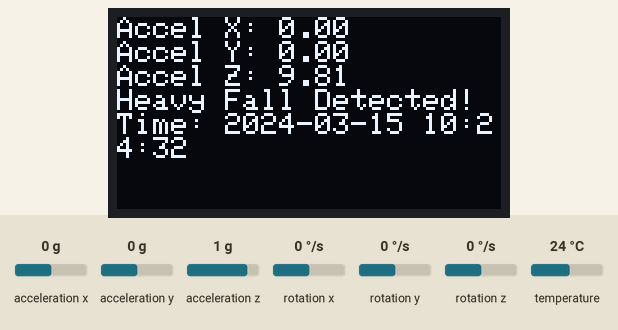
A sketch run on a simulated ESP32. Parts: 128×64 one-colour display. Inputs (shaded band) come from the test bench; at power-on: acceleration z 1 g, acceleration x 0 g, acceleration y 0 g, rotation x 0 °/s, rotation y 0 °/s, rotation z 0 °/s, temperature 24 °C. WiFi joins after 1.5 s; servers stay silent unless stated; uploads are accepted with an empty reply; the local clock reads 2024-03-15 10:24:30 at power-on unless the sketch sets it; what the sketch prints to the serial monitor is not drawn.

Above: at 3.2 s.
3.3 s: acceleration z set to 0 g
At 5.6 s:
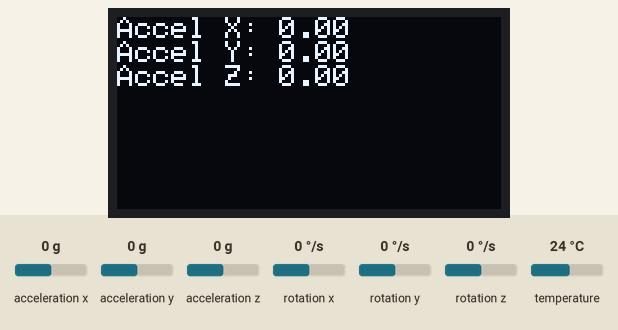
6.0 s: acceleration x set to -1.4 g
At 7.1 s:
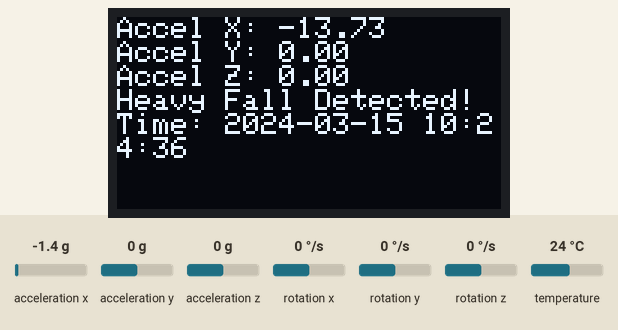
9.5 s: acceleration y set to -1.4 g
At 11.1 s:
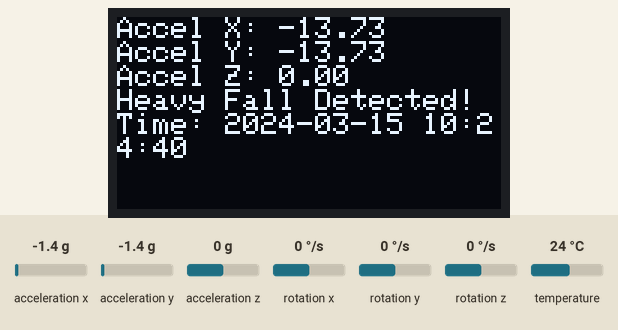
13.2 s: acceleration x set to -0.8 g
At 15.1 s:
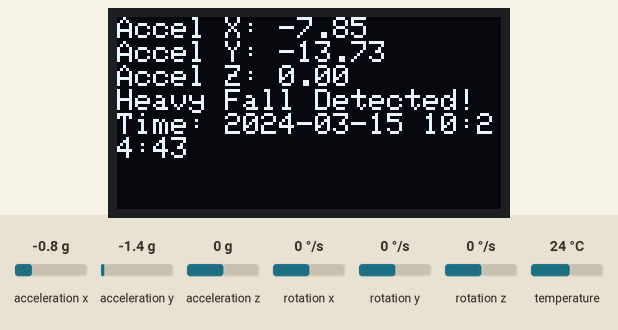
Timing chart, 0 to 16.6 s (numbered marks = the images above; inputs shaded):
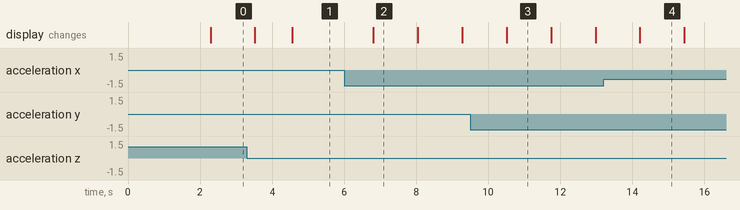

The sketch:

1Main_code.ino
```cpp
#include <Wire.h>
#include <Adafruit_MPU6050.h>
#include <Adafruit_SSD1306.h>
#include <WiFi.h>
#include <HTTPClient.h>
#include <base64.h>
#include <time.h>

// OLED Display Configuration
#define SCREEN_WIDTH 128
#define SCREEN_HEIGHT 64
Adafruit_SSD1306 display(SCREEN_WIDTH, SCREEN_HEIGHT, &Wire, -1);

// MPU6050 Sensor
Adafruit_MPU6050 mpu;

// Wi-Fi Credentials
const char* ssid = "WiFi SSID";
const char* password = "WiFI Password";

// Gmail Credentials
const char* recipient = "Recipient address";
const char* gmail_user = "Sender address";
const char* access_token = "Sender API access token"; // Truncated for security

// Fall Detection Thresholds
const float light_fall_threshold = 1.0;
const float heavy_fall_threshold = 3.0;

// NTP Time Configuration
const char* ntpServer = "pool.ntp.org";
const long gmtOffset_sec = 0; // Adjust for timezone
const int daylightOffset_sec = 3600;

void setup() {
    Serial.begin(115200);
    Wire.begin(18, 19);

    // Initialize Display
    if (!display.begin(SSD1306_SWITCHCAPVCC, 0x3C)) {
        Serial.println("SSD1306 allocation failed");
        while (1);
    }
    display.clearDisplay();
    display.display();

    // Initialize MPU6050
    if (!mpu.begin()) {
        Serial.println("MPU6050 not found!");
        while (1);
    }
    Serial.println("MPU6050 Initialized");

    // Connect to WiFi
    WiFi.begin(ssid, password);
    Serial.print("Connecting to WiFi...");
    while (WiFi.status() != WL_CONNECTED) {
        delay(1000);
        Serial.print(".");
    }
    Serial.println("\nWiFi Connected");

    // Sync Time with NTP Server
    configTime(gmtOffset_sec, daylightOffset_sec, ntpServer);
    Serial.println("Time Synchronized");
}

void loop() {
    sensors_event_t a, g, temp;
    mpu.getEvent(&a, &g, &temp);

    float accel_x = a.acceleration.x;
    float accel_y = a.acceleration.y;
    float accel_z = a.acceleration.z;

    float g_total = sqrt(accel_x * accel_x + accel_y * accel_y + accel_z * accel_z);
    String fallType = "none";

    if (g_total > heavy_fall_threshold) {
        fallType = "Heavy";
    } else if (g_total > light_fall_threshold) {
        fallType = "Light";
    }

    // Get current time
    time_t now;
    struct tm timeinfo;
    char timeString[30];
    time(&now);
    localtime_r(&now, &timeinfo);
    strftime(timeString, sizeof(timeString), "%Y-%m-%d %H:%M:%S", &timeinfo);

    // Display data on OLED
    display.clearDisplay();
    display.setTextSize(1);
    display.setCursor(0, 0);
    display.printf("Accel X: %.2f\nAccel Y: %.2f\nAccel Z: %.2f\n", accel_x, accel_y, accel_z);

    if (fallType != "none") {
        display.printf("%s Fall Detected!\nTime: %s\n", fallType.c_str(), timeString);
        sendEmail(recipient, fallType + " Fall Alert", "A " + fallType + " fall was detected at " + String(timeString));
    }

    display.display();
    delay(1000);
}

void sendEmail(String to, String subject, String body) {
    Serial.println("Sending email...");
    Serial.printf("To: %s\nSubject: %s\nBody: %s\n", to.c_str(), subject.c_str(), body.c_str());

    HTTPClient http;
    http.begin("https://www.googleapis.com/gmail/v1/users/me/messages/send");
    http.addHeader("Authorization", "Bearer " + String(access_token));
    http.addHeader("Content-Type", "application/json");

    String message = "From: " + String(gmail_user) + "\r\nTo: " + to + "\r\nSubject: " + subject + "\r\n\r\n" + body;
    String encodedMessage = base64::encode(message);
    String jsonPayload = "{\"raw\": \"" + encodedMessage + "\"}";

    int httpResponseCode = http.POST(jsonPayload);
    Serial.println(httpResponseCode == 200 ? "Email Sent Successfully!" : "Email Send Failed!");
    http.end();
}
```

Measured:
- after the input at 3.3 s, the display: first differs from a run without the input after 1.3 s (image 1)
- after the input at 6.0 s, the display: changes after 0.81 s (image 2)
- what the display in image 2 shows lasts 1.2 s, from 6.8 s to 8.0 s
